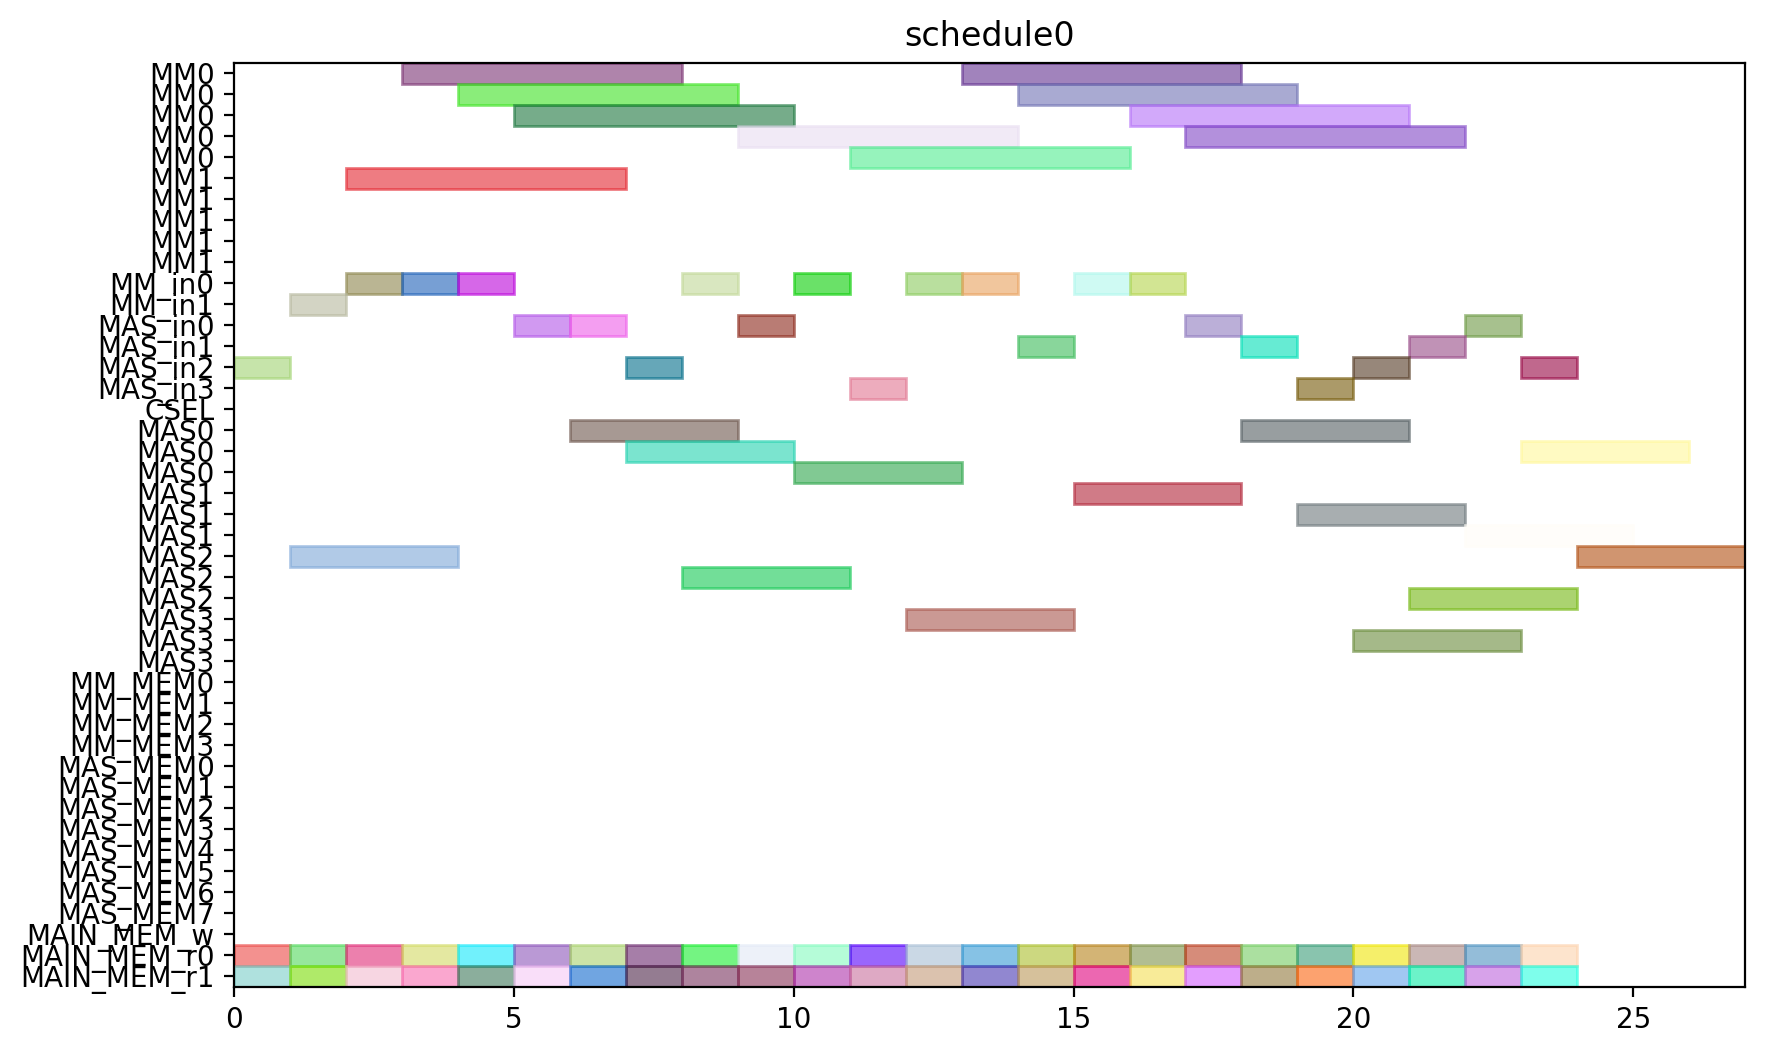

Source code (Python):
from pyschedule import Scenario, solvers, plotters, alt


def solve():
	horizon = 120
	S = Scenario("schedule0", horizon=horizon)

	# resource
	MM = S.Resources('MM', num=2, size=5)
	MM_in = S.Resources('MM_in', num=2)
	MAS_in = S.Resources('MAS_in', num=4)
	CSEL = S.Resource('CSEL')
	MAS = S.Resources('MAS', num=4, size=3, periods=range(1, horizon))
	MM_MEM = S.Resources('MM_MEM', num=4)
	MAS_MEM = S.Resources('MAS_MEM', num=8)
	MAIN_MEM_w = S.Resource('MAIN_MEM_w', size=1)
	MAIN_MEM_r = S.Resources('MAIN_MEM_r', num=2)

	# result of previous scheduling

	# new tasks
	t0_t0 = S.Task('t0_t0', length=3, delay_cost=1)
	t0_t0 += alt(MAS)
	t0_t0_in = S.Task('t0_t0_in', length=1, delay_cost=1)
	t0_t0_in += alt(MAS_in)
	S += t0_t0_in*MAS_in[0]<=t0_t0*MAS[0]

	S += t0_t0_in*MAS_in[1]<=t0_t0*MAS[1]

	S += t0_t0_in*MAS_in[2]<=t0_t0*MAS[2]

	S += t0_t0_in*MAS_in[3]<=t0_t0*MAS[3]

	t0_t0_mem0 = S.Task('t0_t0_mem0', length=1, delay_cost=1)
	t0_t0_mem0 += MAIN_MEM_r[0]
	S += t0_t0_mem0 <= t0_t0

	t0_t0_mem1 = S.Task('t0_t0_mem1', length=1, delay_cost=1)
	t0_t0_mem1 += MAIN_MEM_r[1]
	S += t0_t0_mem1 <= t0_t0

	t0_t1 = S.Task('t0_t1', length=3, delay_cost=1)
	t0_t1 += alt(MAS)
	t0_t1_in = S.Task('t0_t1_in', length=1, delay_cost=1)
	t0_t1_in += alt(MAS_in)
	S += t0_t1_in*MAS_in[0]<=t0_t1*MAS[0]

	S += t0_t1_in*MAS_in[1]<=t0_t1*MAS[1]

	S += t0_t1_in*MAS_in[2]<=t0_t1*MAS[2]

	S += t0_t1_in*MAS_in[3]<=t0_t1*MAS[3]

	t0_t1_mem0 = S.Task('t0_t1_mem0', length=1, delay_cost=1)
	t0_t1_mem0 += MAIN_MEM_r[0]
	S += t0_t1_mem0 <= t0_t1

	t0_t1_mem1 = S.Task('t0_t1_mem1', length=1, delay_cost=1)
	t0_t1_mem1 += MAIN_MEM_r[1]
	S += t0_t1_mem1 <= t0_t1

	t0_t3 = S.Task('t0_t3', length=5, delay_cost=1)
	t0_t3 += alt(MM)
	t0_t3_in = S.Task('t0_t3_in', length=1, delay_cost=1)
	t0_t3_in += alt(MM_in)
	S += t0_t3_in*MM_in[0]<=t0_t3*MM[0]
	S += t0_t3_in*MM_in[1]<=t0_t3*MM[1]
	t0_t3_mem0 = S.Task('t0_t3_mem0', length=1, delay_cost=1)
	t0_t3_mem0 += MAIN_MEM_r[0]
	S += t0_t3_mem0 <= t0_t3

	t0_t3_mem1 = S.Task('t0_t3_mem1', length=1, delay_cost=1)
	t0_t3_mem1 += MAIN_MEM_r[1]
	S += t0_t3_mem1 <= t0_t3

	t10 = S.Task('t10', length=3, delay_cost=1)
	t10 += alt(MAS)
	t10_in = S.Task('t10_in', length=1, delay_cost=1)
	t10_in += alt(MAS_in)
	S += t10_in*MAS_in[0]<=t10*MAS[0]

	S += t10_in*MAS_in[1]<=t10*MAS[1]

	S += t10_in*MAS_in[2]<=t10*MAS[2]

	S += t10_in*MAS_in[3]<=t10*MAS[3]

	t10_mem0 = S.Task('t10_mem0', length=1, delay_cost=1)
	t10_mem0 += MAIN_MEM_r[0]
	S += t10_mem0 <= t10

	t10_mem1 = S.Task('t10_mem1', length=1, delay_cost=1)
	t10_mem1 += MAIN_MEM_r[1]
	S += t10_mem1 <= t10

	t11 = S.Task('t11', length=3, delay_cost=1)
	t11 += alt(MAS)
	t11_in = S.Task('t11_in', length=1, delay_cost=1)
	t11_in += alt(MAS_in)
	S += t11_in*MAS_in[0]<=t11*MAS[0]

	S += t11_in*MAS_in[1]<=t11*MAS[1]

	S += t11_in*MAS_in[2]<=t11*MAS[2]

	S += t11_in*MAS_in[3]<=t11*MAS[3]

	t11_mem0 = S.Task('t11_mem0', length=1, delay_cost=1)
	t11_mem0 += MAIN_MEM_r[0]
	S += t11_mem0 <= t11

	t11_mem1 = S.Task('t11_mem1', length=1, delay_cost=1)
	t11_mem1 += MAIN_MEM_r[1]
	S += t11_mem1 <= t11

	t3_t0 = S.Task('t3_t0', length=5, delay_cost=1)
	t3_t0 += alt(MM)
	t3_t0_in = S.Task('t3_t0_in', length=1, delay_cost=1)
	t3_t0_in += alt(MM_in)
	S += t3_t0_in*MM_in[0]<=t3_t0*MM[0]
	S += t3_t0_in*MM_in[1]<=t3_t0*MM[1]
	t3_t0_mem0 = S.Task('t3_t0_mem0', length=1, delay_cost=1)
	t3_t0_mem0 += MAIN_MEM_r[0]
	S += t3_t0_mem0 <= t3_t0

	t3_t0_mem1 = S.Task('t3_t0_mem1', length=1, delay_cost=1)
	t3_t0_mem1 += MAIN_MEM_r[1]
	S += t3_t0_mem1 <= t3_t0

	t3_t1 = S.Task('t3_t1', length=5, delay_cost=1)
	t3_t1 += alt(MM)
	t3_t1_in = S.Task('t3_t1_in', length=1, delay_cost=1)
	t3_t1_in += alt(MM_in)
	S += t3_t1_in*MM_in[0]<=t3_t1*MM[0]
	S += t3_t1_in*MM_in[1]<=t3_t1*MM[1]
	t3_t1_mem0 = S.Task('t3_t1_mem0', length=1, delay_cost=1)
	t3_t1_mem0 += MAIN_MEM_r[0]
	S += t3_t1_mem0 <= t3_t1

	t3_t1_mem1 = S.Task('t3_t1_mem1', length=1, delay_cost=1)
	t3_t1_mem1 += MAIN_MEM_r[1]
	S += t3_t1_mem1 <= t3_t1

	t3_t2 = S.Task('t3_t2', length=3, delay_cost=1)
	t3_t2 += alt(MAS)
	t3_t2_in = S.Task('t3_t2_in', length=1, delay_cost=1)
	t3_t2_in += alt(MAS_in)
	S += t3_t2_in*MAS_in[0]<=t3_t2*MAS[0]

	S += t3_t2_in*MAS_in[1]<=t3_t2*MAS[1]

	S += t3_t2_in*MAS_in[2]<=t3_t2*MAS[2]

	S += t3_t2_in*MAS_in[3]<=t3_t2*MAS[3]

	t3_t2_mem0 = S.Task('t3_t2_mem0', length=1, delay_cost=1)
	t3_t2_mem0 += MAIN_MEM_r[0]
	S += t3_t2_mem0 <= t3_t2

	t3_t2_mem1 = S.Task('t3_t2_mem1', length=1, delay_cost=1)
	t3_t2_mem1 += MAIN_MEM_r[1]
	S += t3_t2_mem1 <= t3_t2

	t3_t3 = S.Task('t3_t3', length=3, delay_cost=1)
	t3_t3 += alt(MAS)
	t3_t3_in = S.Task('t3_t3_in', length=1, delay_cost=1)
	t3_t3_in += alt(MAS_in)
	S += t3_t3_in*MAS_in[0]<=t3_t3*MAS[0]

	S += t3_t3_in*MAS_in[1]<=t3_t3*MAS[1]

	S += t3_t3_in*MAS_in[2]<=t3_t3*MAS[2]

	S += t3_t3_in*MAS_in[3]<=t3_t3*MAS[3]

	t3_t3_mem0 = S.Task('t3_t3_mem0', length=1, delay_cost=1)
	t3_t3_mem0 += MAIN_MEM_r[0]
	S += t3_t3_mem0 <= t3_t3

	t3_t3_mem1 = S.Task('t3_t3_mem1', length=1, delay_cost=1)
	t3_t3_mem1 += MAIN_MEM_r[1]
	S += t3_t3_mem1 <= t3_t3

	t4_t0 = S.Task('t4_t0', length=3, delay_cost=1)
	t4_t0 += alt(MAS)
	t4_t0_in = S.Task('t4_t0_in', length=1, delay_cost=1)
	t4_t0_in += alt(MAS_in)
	S += t4_t0_in*MAS_in[0]<=t4_t0*MAS[0]

	S += t4_t0_in*MAS_in[1]<=t4_t0*MAS[1]

	S += t4_t0_in*MAS_in[2]<=t4_t0*MAS[2]

	S += t4_t0_in*MAS_in[3]<=t4_t0*MAS[3]

	t4_t0_mem0 = S.Task('t4_t0_mem0', length=1, delay_cost=1)
	t4_t0_mem0 += MAIN_MEM_r[0]
	S += t4_t0_mem0 <= t4_t0

	t4_t0_mem1 = S.Task('t4_t0_mem1', length=1, delay_cost=1)
	t4_t0_mem1 += MAIN_MEM_r[1]
	S += t4_t0_mem1 <= t4_t0

	t4_t1 = S.Task('t4_t1', length=3, delay_cost=1)
	t4_t1 += alt(MAS)
	t4_t1_in = S.Task('t4_t1_in', length=1, delay_cost=1)
	t4_t1_in += alt(MAS_in)
	S += t4_t1_in*MAS_in[0]<=t4_t1*MAS[0]

	S += t4_t1_in*MAS_in[1]<=t4_t1*MAS[1]

	S += t4_t1_in*MAS_in[2]<=t4_t1*MAS[2]

	S += t4_t1_in*MAS_in[3]<=t4_t1*MAS[3]

	t4_t1_mem0 = S.Task('t4_t1_mem0', length=1, delay_cost=1)
	t4_t1_mem0 += MAIN_MEM_r[0]
	S += t4_t1_mem0 <= t4_t1

	t4_t1_mem1 = S.Task('t4_t1_mem1', length=1, delay_cost=1)
	t4_t1_mem1 += MAIN_MEM_r[1]
	S += t4_t1_mem1 <= t4_t1

	t4_t3 = S.Task('t4_t3', length=5, delay_cost=1)
	t4_t3 += alt(MM)
	t4_t3_in = S.Task('t4_t3_in', length=1, delay_cost=1)
	t4_t3_in += alt(MM_in)
	S += t4_t3_in*MM_in[0]<=t4_t3*MM[0]
	S += t4_t3_in*MM_in[1]<=t4_t3*MM[1]
	t4_t3_mem0 = S.Task('t4_t3_mem0', length=1, delay_cost=1)
	t4_t3_mem0 += MAIN_MEM_r[0]
	S += t4_t3_mem0 <= t4_t3

	t4_t3_mem1 = S.Task('t4_t3_mem1', length=1, delay_cost=1)
	t4_t3_mem1 += MAIN_MEM_r[1]
	S += t4_t3_mem1 <= t4_t3

	t5_t0 = S.Task('t5_t0', length=5, delay_cost=1)
	t5_t0 += alt(MM)
	t5_t0_in = S.Task('t5_t0_in', length=1, delay_cost=1)
	t5_t0_in += alt(MM_in)
	S += t5_t0_in*MM_in[0]<=t5_t0*MM[0]
	S += t5_t0_in*MM_in[1]<=t5_t0*MM[1]
	t5_t0_mem0 = S.Task('t5_t0_mem0', length=1, delay_cost=1)
	t5_t0_mem0 += MAIN_MEM_r[0]
	S += t5_t0_mem0 <= t5_t0

	t5_t0_mem1 = S.Task('t5_t0_mem1', length=1, delay_cost=1)
	t5_t0_mem1 += MAIN_MEM_r[1]
	S += t5_t0_mem1 <= t5_t0

	t5_t1 = S.Task('t5_t1', length=5, delay_cost=1)
	t5_t1 += alt(MM)
	t5_t1_in = S.Task('t5_t1_in', length=1, delay_cost=1)
	t5_t1_in += alt(MM_in)
	S += t5_t1_in*MM_in[0]<=t5_t1*MM[0]
	S += t5_t1_in*MM_in[1]<=t5_t1*MM[1]
	t5_t1_mem0 = S.Task('t5_t1_mem0', length=1, delay_cost=1)
	t5_t1_mem0 += MAIN_MEM_r[0]
	S += t5_t1_mem0 <= t5_t1

	t5_t1_mem1 = S.Task('t5_t1_mem1', length=1, delay_cost=1)
	t5_t1_mem1 += MAIN_MEM_r[1]
	S += t5_t1_mem1 <= t5_t1

	t5_t2 = S.Task('t5_t2', length=3, delay_cost=1)
	t5_t2 += alt(MAS)
	t5_t2_in = S.Task('t5_t2_in', length=1, delay_cost=1)
	t5_t2_in += alt(MAS_in)
	S += t5_t2_in*MAS_in[0]<=t5_t2*MAS[0]

	S += t5_t2_in*MAS_in[1]<=t5_t2*MAS[1]

	S += t5_t2_in*MAS_in[2]<=t5_t2*MAS[2]

	S += t5_t2_in*MAS_in[3]<=t5_t2*MAS[3]

	t5_t2_mem0 = S.Task('t5_t2_mem0', length=1, delay_cost=1)
	t5_t2_mem0 += MAIN_MEM_r[0]
	S += t5_t2_mem0 <= t5_t2

	t5_t2_mem1 = S.Task('t5_t2_mem1', length=1, delay_cost=1)
	t5_t2_mem1 += MAIN_MEM_r[1]
	S += t5_t2_mem1 <= t5_t2

	t5_t3 = S.Task('t5_t3', length=3, delay_cost=1)
	t5_t3 += alt(MAS)
	t5_t3_in = S.Task('t5_t3_in', length=1, delay_cost=1)
	t5_t3_in += alt(MAS_in)
	S += t5_t3_in*MAS_in[0]<=t5_t3*MAS[0]

	S += t5_t3_in*MAS_in[1]<=t5_t3*MAS[1]

	S += t5_t3_in*MAS_in[2]<=t5_t3*MAS[2]

	S += t5_t3_in*MAS_in[3]<=t5_t3*MAS[3]

	t5_t3_mem0 = S.Task('t5_t3_mem0', length=1, delay_cost=1)
	t5_t3_mem0 += MAIN_MEM_r[0]
	S += t5_t3_mem0 <= t5_t3

	t5_t3_mem1 = S.Task('t5_t3_mem1', length=1, delay_cost=1)
	t5_t3_mem1 += MAIN_MEM_r[1]
	S += t5_t3_mem1 <= t5_t3

	t6_t0 = S.Task('t6_t0', length=5, delay_cost=1)
	t6_t0 += alt(MM)
	t6_t0_in = S.Task('t6_t0_in', length=1, delay_cost=1)
	t6_t0_in += alt(MM_in)
	S += t6_t0_in*MM_in[0]<=t6_t0*MM[0]
	S += t6_t0_in*MM_in[1]<=t6_t0*MM[1]
	t6_t0_mem0 = S.Task('t6_t0_mem0', length=1, delay_cost=1)
	t6_t0_mem0 += MAIN_MEM_r[0]
	S += t6_t0_mem0 <= t6_t0

	t6_t0_mem1 = S.Task('t6_t0_mem1', length=1, delay_cost=1)
	t6_t0_mem1 += MAIN_MEM_r[1]
	S += t6_t0_mem1 <= t6_t0

	t6_t1 = S.Task('t6_t1', length=5, delay_cost=1)
	t6_t1 += alt(MM)
	t6_t1_in = S.Task('t6_t1_in', length=1, delay_cost=1)
	t6_t1_in += alt(MM_in)
	S += t6_t1_in*MM_in[0]<=t6_t1*MM[0]
	S += t6_t1_in*MM_in[1]<=t6_t1*MM[1]
	t6_t1_mem0 = S.Task('t6_t1_mem0', length=1, delay_cost=1)
	t6_t1_mem0 += MAIN_MEM_r[0]
	S += t6_t1_mem0 <= t6_t1

	t6_t1_mem1 = S.Task('t6_t1_mem1', length=1, delay_cost=1)
	t6_t1_mem1 += MAIN_MEM_r[1]
	S += t6_t1_mem1 <= t6_t1

	t6_t2 = S.Task('t6_t2', length=3, delay_cost=1)
	t6_t2 += alt(MAS)
	t6_t2_in = S.Task('t6_t2_in', length=1, delay_cost=1)
	t6_t2_in += alt(MAS_in)
	S += t6_t2_in*MAS_in[0]<=t6_t2*MAS[0]

	S += t6_t2_in*MAS_in[1]<=t6_t2*MAS[1]

	S += t6_t2_in*MAS_in[2]<=t6_t2*MAS[2]

	S += t6_t2_in*MAS_in[3]<=t6_t2*MAS[3]

	t6_t2_mem0 = S.Task('t6_t2_mem0', length=1, delay_cost=1)
	t6_t2_mem0 += MAIN_MEM_r[0]
	S += t6_t2_mem0 <= t6_t2

	t6_t2_mem1 = S.Task('t6_t2_mem1', length=1, delay_cost=1)
	t6_t2_mem1 += MAIN_MEM_r[1]
	S += t6_t2_mem1 <= t6_t2

	t6_t3 = S.Task('t6_t3', length=3, delay_cost=1)
	t6_t3 += alt(MAS)
	t6_t3_in = S.Task('t6_t3_in', length=1, delay_cost=1)
	t6_t3_in += alt(MAS_in)
	S += t6_t3_in*MAS_in[0]<=t6_t3*MAS[0]

	S += t6_t3_in*MAS_in[1]<=t6_t3*MAS[1]

	S += t6_t3_in*MAS_in[2]<=t6_t3*MAS[2]

	S += t6_t3_in*MAS_in[3]<=t6_t3*MAS[3]

	t6_t3_mem0 = S.Task('t6_t3_mem0', length=1, delay_cost=1)
	t6_t3_mem0 += MAIN_MEM_r[0]
	S += t6_t3_mem0 <= t6_t3

	t6_t3_mem1 = S.Task('t6_t3_mem1', length=1, delay_cost=1)
	t6_t3_mem1 += MAIN_MEM_r[1]
	S += t6_t3_mem1 <= t6_t3

	t7_t0 = S.Task('t7_t0', length=5, delay_cost=1)
	t7_t0 += alt(MM)
	t7_t0_in = S.Task('t7_t0_in', length=1, delay_cost=1)
	t7_t0_in += alt(MM_in)
	S += t7_t0_in*MM_in[0]<=t7_t0*MM[0]
	S += t7_t0_in*MM_in[1]<=t7_t0*MM[1]
	t7_t0_mem0 = S.Task('t7_t0_mem0', length=1, delay_cost=1)
	t7_t0_mem0 += MAIN_MEM_r[0]
	S += t7_t0_mem0 <= t7_t0

	t7_t0_mem1 = S.Task('t7_t0_mem1', length=1, delay_cost=1)
	t7_t0_mem1 += MAIN_MEM_r[1]
	S += t7_t0_mem1 <= t7_t0

	t7_t1 = S.Task('t7_t1', length=5, delay_cost=1)
	t7_t1 += alt(MM)
	t7_t1_in = S.Task('t7_t1_in', length=1, delay_cost=1)
	t7_t1_in += alt(MM_in)
	S += t7_t1_in*MM_in[0]<=t7_t1*MM[0]
	S += t7_t1_in*MM_in[1]<=t7_t1*MM[1]
	t7_t1_mem0 = S.Task('t7_t1_mem0', length=1, delay_cost=1)
	t7_t1_mem0 += MAIN_MEM_r[0]
	S += t7_t1_mem0 <= t7_t1

	t7_t1_mem1 = S.Task('t7_t1_mem1', length=1, delay_cost=1)
	t7_t1_mem1 += MAIN_MEM_r[1]
	S += t7_t1_mem1 <= t7_t1

	t7_t2 = S.Task('t7_t2', length=3, delay_cost=1)
	t7_t2 += alt(MAS)
	t7_t2_in = S.Task('t7_t2_in', length=1, delay_cost=1)
	t7_t2_in += alt(MAS_in)
	S += t7_t2_in*MAS_in[0]<=t7_t2*MAS[0]

	S += t7_t2_in*MAS_in[1]<=t7_t2*MAS[1]

	S += t7_t2_in*MAS_in[2]<=t7_t2*MAS[2]

	S += t7_t2_in*MAS_in[3]<=t7_t2*MAS[3]

	t7_t2_mem0 = S.Task('t7_t2_mem0', length=1, delay_cost=1)
	t7_t2_mem0 += MAIN_MEM_r[0]
	S += t7_t2_mem0 <= t7_t2

	t7_t2_mem1 = S.Task('t7_t2_mem1', length=1, delay_cost=1)
	t7_t2_mem1 += MAIN_MEM_r[1]
	S += t7_t2_mem1 <= t7_t2

	t7_t3 = S.Task('t7_t3', length=3, delay_cost=1)
	t7_t3 += alt(MAS)
	t7_t3_in = S.Task('t7_t3_in', length=1, delay_cost=1)
	t7_t3_in += alt(MAS_in)
	S += t7_t3_in*MAS_in[0]<=t7_t3*MAS[0]

	S += t7_t3_in*MAS_in[1]<=t7_t3*MAS[1]

	S += t7_t3_in*MAS_in[2]<=t7_t3*MAS[2]

	S += t7_t3_in*MAS_in[3]<=t7_t3*MAS[3]

	t7_t3_mem0 = S.Task('t7_t3_mem0', length=1, delay_cost=1)
	t7_t3_mem0 += MAIN_MEM_r[0]
	S += t7_t3_mem0 <= t7_t3

	t7_t3_mem1 = S.Task('t7_t3_mem1', length=1, delay_cost=1)
	t7_t3_mem1 += MAIN_MEM_r[1]
	S += t7_t3_mem1 <= t7_t3

	solvers.mip.solve(S,msg=1,kind='CPLEX',ratio_gap=1.01)

	solution = [['hoge']*len(S.solution()[1]) for i in range(len(S.solution()))]
	for i in range(len(S.solution())):
		for j in range(len(S.solution()[i])):
			solution[i][j]=str(S.solution()[i][j])
	print(solution)

	cycles = int(solution[-1][3])

	pic_file_name = "/mnt/rose/usr1/fukuda/ABE/multiRAM_multiMAS_16mux/scheduling_result/stage5MM2_stage3MAS4/SQR012345/schedule0.png"
	if(S.solution() != []):
		plotters.matplotlib.plot(S,img_filename=pic_file_name, show_task_labels=False, fig_size=(cycles*0.25+3, 6))

	return solution
